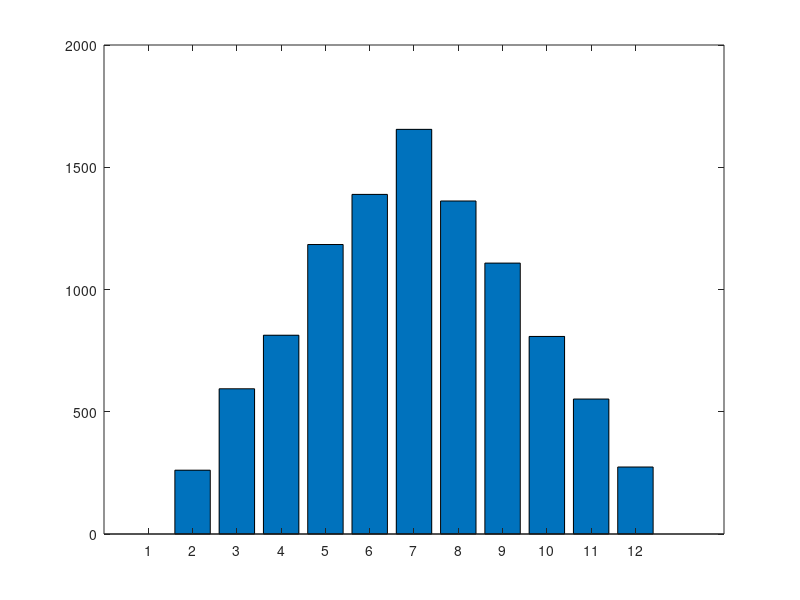

MATLAB code to generate this figure:
%% Dice Simulation
% Simulates 2 dices
N = 10000;
factor = zeros(1,N);
result = zeros(1,12);

for j = 1:N
  factor(j) = factorial(j);
  dice = randi(6);
  dice = dice + randi(6);
  result(dice) = result(dice) + 1;  
end

bar(result,'DisplayName', '2 Dice Simulation'); figure(gcf);

%% Choice change simulation
% Simulates choice
firstchoice = 0;
success = 0;
N = 1000;
T = 10000;

for j = 1:T    
    boxes = zeros(1,N); %initiate boxes
    prize = randi(N);   
    boxes(prize) = 1;   %set the prize in a random box

    choice = randi(N);  %choose the box

    if (boxes(choice) == 1) 
        firstchoice = firstchoice + 1;  %the first guess is correct
    end
end  % end of simulation without switching

for j = 1:T
    boxes = zeros(1,N); %initiate boxes
    prize = randi(N);   
    boxes(prize) = 1;   %set the prize in a random box

    choice = randi(N);  %choose the box
    
    if (choice ~= prize)  %if the box without prize is chosen, new boxes are 
                          % the one with the prize and the chosen one  
        random_choice = prize;                  
       
    else        % if the box with the prize is chosen
                %first, choose another random box that has no prize
        random_choice = randi(N); 
        while (random_choice == prize)
            random_choice = randi(N);
        end
       %now new boxes are the box with the prize and random box without prize         
    end
       boxes2 = [boxes(choice),boxes(random_choice)]; 
        %initial choice is first one
    
    
    if (boxes2(2) == 1)  %switch choice to the second
        success = success+1;
    end
    
end
f1sr = firstchoice/T*100;
f2sr = success/T *100;

f1sr
f2sr


%% Simple choice simulation
% Simulates simple choice

boxes = [0,1];
success = 0;

for j = 1:10000
    if (boxes(randi(2)) == 1) 
        success = success + 1;
    end
end

fssr = success /j *100;
fssr
